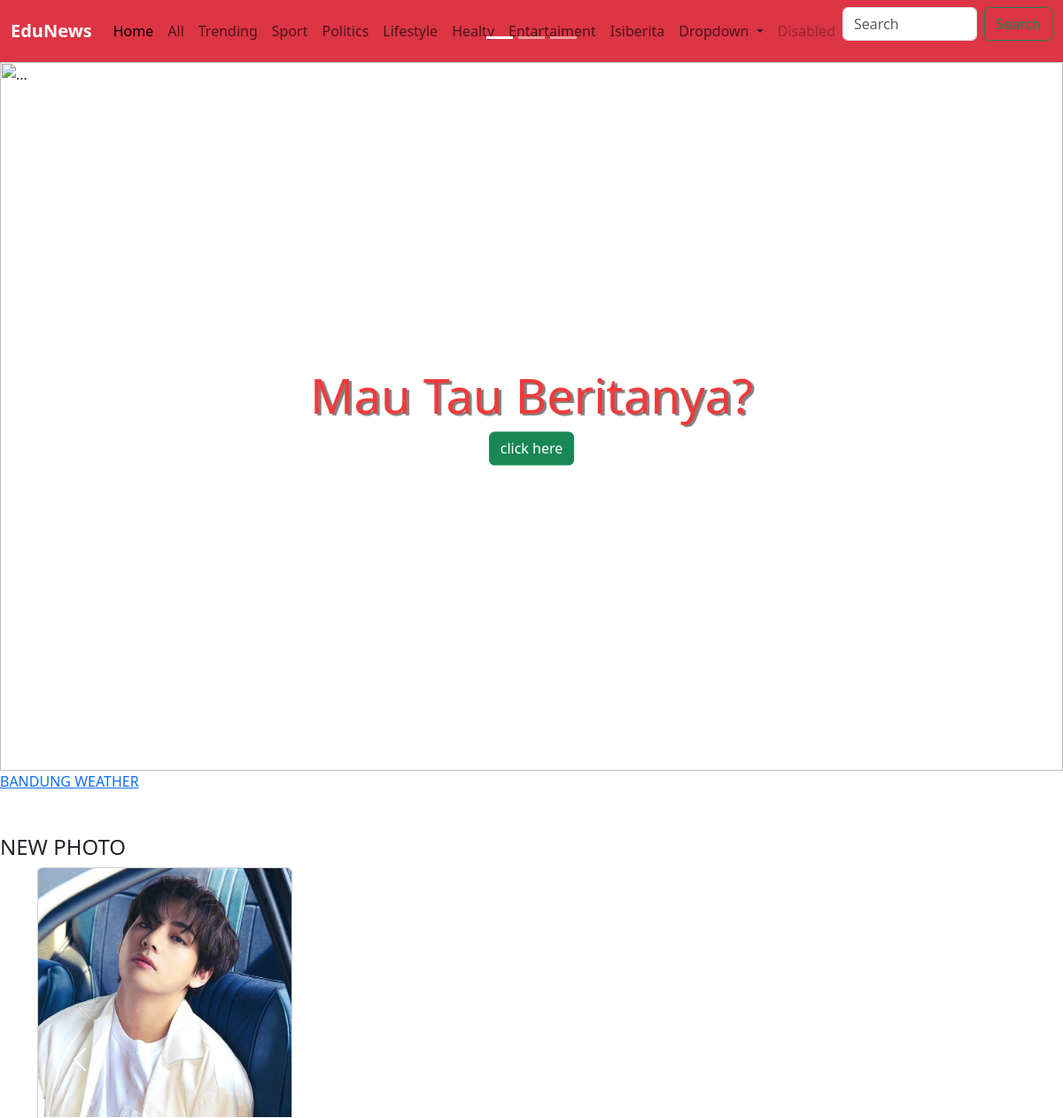
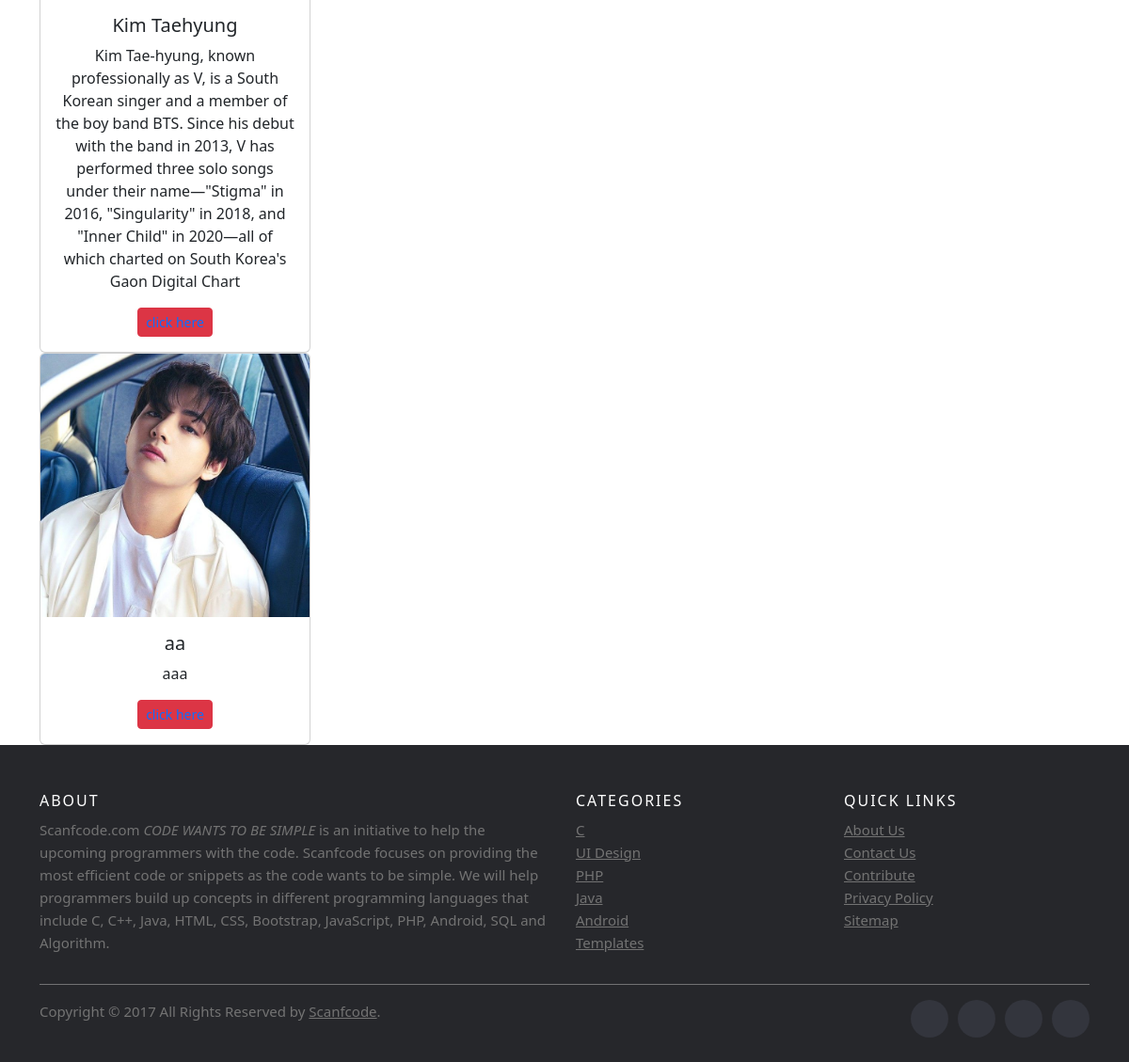
The page /trending/ on the database its author committed (2 pictures, top to bottom).
### news/models.py (models this page shows)
class berita(models.Model):
    STATUS = ('publish', 'publish'),('draft', 'draft')
    judul = models.CharField(max_length=255)
    isi = models.CharField(max_length=999)
    kategori =models.ForeignKey(kategori,on_delete=models.CASCADE)
    kategoriID = models.IntegerField(max_length=255)
    gambar =models.ImageField(upload_to='media', height_field=None,width_field=None,max_length=100)
    penulis = models.CharField(max_length=255)
    status = models.CharField(choices=STATUS, max_length=200)

### news/views.py (the view)
# urls.py: path('trending/',views.trending, name='trending'),
def trending(request):
    berita = models.berita.objects.filter(status='publish')
    kategori = models.kategori.objects.all()
    catID = 1
    if catID :
        berita = models.berita.objects.filter(kategori = catID)
    else :
        berita = models.berita.objects.filter(status = 'publish')
    context = {'beritas' : berita, 'kategori' : kategori}
    return render(request, 'menu/trending.html', context)

### news/templates/menu/trending.html (shortened to what this page needs)
{% extends 'core/base.html' %}
    {% block htmlhead %} {% load static %}
    <link rel="stylesheet" type="text/css" href="{% static 'index.css' %}" />
    {% endblock htmlhead %}
    {% block content %}
    <div id="carouselExampleIndicators" class="carousel slide">
      <div class="carousel-indicators">
        <button
          type="button"
          data-bs-target="#carouselExampleIndicators"
          data-bs-slide-to="0"
          class="active"
          aria-current="true"
          aria-label="Slide 1"
        ></button>
        <button
          type="button"
          data-bs-target="#carouselExampleIndicators"
          data-bs-slide-to="1"
          aria-label="Slide 2"
        ></button>
        <button
          type="button"
          data-bs-target="#carouselExampleIndicators"
          data-bs-slide-to="2"
          aria-label="Slide 3"
        ></button>
      </div>
      </div>
      <div class="carousel-inner">
        <div class="carousel-item active">
          <img
            src="https://cdn0-production-images-kly.akamaized.net/YrF-PaHKvQ51DKxKK4zB3iYTWlk=/500x0/smart/filters:quality(75):strip_icc():format(jpeg)/kly-media-production/medias/4204068/original/054464400_1666765945-1666762846962_1280x720_px__1_.jpg"
            class="d-block w-100"
            alt="..."
          />
          <div
            style="
              text-align: center;
              position: absolute;
              top: 50%;
              left: 50%;
              transform: translate(-50%, -50%);
            "
          >
            <h1
              style="
                color: rgb(241, 58, 58);
                font-size: 340%;
                text-shadow: 3px 2px 1px grey;
              "
            >
              Mau Tau Beritanya?
            </h1>
            <button type="button" class="btn btn-success">click here</button>
          </div>
        </div>
      </div>
      <button
        class="carousel-control-prev"
        type="button"
        data-bs-target="#carouselExampleIndicators"
        data-bs-slide="prev"
      >
        <span class="carousel-control-prev-icon" aria-hidden="true"></span>
      </button>
      <button
        class="carousel-control-next"
        type="button"
        data-bs-target="#carouselExampleIndicators"
        data-bs-slide="next"
      >
        <span class="carousel-control-next-icon" aria-hidden="true"></span>
      </button>
    <a
      class="weatherwidget-io"
      href="https://forecast7.com/en/n6d92107d62/bandung/"
      data-label_1="BANDUNG"
      data-label_2="WEATHER"
      data-theme="gray"
      >BANDUNG WEATHER</a
    >
    <br /><br /><br />
    <h4>NEW PHOTO</h4>
    <div class="container text-center">
      <div class="row">
        {% for Berita in beritas %}
        <div class="col">
          <div class="card" style="width: 18rem">
            <img src="{{Berita.gambar.url}}" class="card-img-top" alt="..." />
            <div class="card-body">
              <h5 class="card-title">{{Berita.judul}}</h5>
              <p class="card-text">{{Berita.isi}}</p>
              <button type="button" class="btn btn-danger btn-sm" onclick="location.href='isiberita'"><a href="{% url 'news:isi' Berita.id %}" style="text-decoration:none ;">click here</a></button>
            </div>
          </div>
        </div>
      </div>
      {% endfor %}
    <footer class="site-footer">
      <div class="container">
        <div class="row">
          <div class="col-sm-12 col-md-6">
            <h6>About</h6>
            <p class="text-justify">
              Scanfcode.com <i>CODE WANTS TO BE SIMPLE </i> is an initiative to
              help the upcoming programmers with the code. Scanfcode focuses on
              providing the most efficient code or snippets as the code wants to
              be simple. We will help programmers build up concepts in different
              programming languages that include C, C++, Java, HTML, CSS,
              Bootstrap, JavaScript, PHP, Android, SQL and Algorithm.
            </p>
          </div>
          <div class="col-xs-6 col-md-3">
            <h6>Categories</h6>
            <ul class="footer-links">
              <li><a href="http://scanfcode.com/category/c-language/">C</a></li>
              <li>
                <a href="http://scanfcode.com/category/front-end-development/"
                  >UI Design</a
                >
              </li>
              <li>
                <a href="http://scanfcode.com/category/back-end-development/"
                  >PHP</a
                >
              </li>
              <li>
                <a
                  href="http://scanfcode.com/category/java-programming-language/"
                  >Java</a
                >
              </li>
              <li>
                <a href="http://scanfcode.com/category/android/">Android</a>
              </li>
              <li>
                <a href="http://scanfcode.com/category/templates/">Templates</a>
              </li>
            </ul>
          </div>
          <div class="col-xs-6 col-md-3">
            <h6>Quick Links</h6>
            <ul class="footer-links">
              <li><a href="http://scanfcode.com/about/">About Us</a></li>
              <li><a href="http://scanfcode.com/contact/">Contact Us</a></li>
              <li>
                <a href="http://scanfcode.com/contribute-at-scanfcode/"
                  >Contribute</a
                >
              </li>
              <li>
                <a href="http://scanfcode.com/privacy-policy/"
                  >Privacy Policy</a
                >
              </li>
              <li><a href="http://scanfcode.com/sitemap/">Sitemap</a></li>
            </ul>
          </div>
        </div>
        <hr />
      </div>
      <div class="container">
        <div class="row">
          <div class="col-md-8 col-sm-6 col-xs-12">
            <p class="copyright-text">
              Copyright &copy; 2017 All Rights Reserved by
              <a href="#">Scanfcode</a>.
            </p>
          </div>
          <div class="col-md-4 col-sm-6 col-xs-12">
            <ul class="social-icons">
              <li>
                <a class="facebook" href="#"></a>
              </li>
              <li>
                <a class="twitter" href="#"></a>
              </li>
              <li>
                <a class="dribbble" href="#"></a>
              </li>
              <li>
                <a class="linkedin" href="#"></a>
              </li>
            </ul>
          </div>
        </div>
      </div>
    </footer>
    {% endblock%}

### static/index.css (style rules this page uses)
.site-footer { background-color: #26272b; padding: 45px 0 20px; font-size: 15px; line-height: 24px; color: #737373; }
.site-footer hr { border-top-color: #bbb; opacity: 0.5; }
.site-footer h6 { color: #fff; font-size: 16px; text-transform: uppercase; margin-top: 5px; letter-spacing: 2px; }
.site-footer a { color: #737373; }
.footer-links { padding-left: 0; list-style: none; }
.footer-links li { display: block; }
.footer-links a { color: #737373; }
.site-footer .social-icons { text-align: right; }
.site-footer .social-icons a { width: 40px; height: 40px; line-height: 40px; margin-left: 6px; margin-right: 0; border-radius: 100%; background-color: #33353d; }
.copyright-text { margin: 0; }
.social-icons { padding-left: 0; margin-bottom: 0; list-style: none; }
.social-icons li { display: inline-block; margin-bottom: 4px; }
.social-icons a { background-color: #eceeef; color: #818a91; font-size: 16px; display: inline-block; line-height: 44px; width: 44px; height: 44px; text-align: center; margin-right: 8px; border-radius: 100%; -webkit-transition: all 0.2s linear; -o-transition: all 0.2s linear; transition: all 0.2s linear; }

### rows shown on the page
berita: gambar (picture), judul "Kim Taehyung", isi "Kim Tae-hyung, known professionally as V, is a South Korean singer and a member of the boy band BTS. Since his debut with the band in 2013, V has performed three solo songs under their name—\"Stigma\" in 2016, \"Singularity\" in 2018, and \"Inner Child\" in 2020—all of which charted on South Korea's Gaon Digital Chart"
berita: gambar (picture), judul "aa", isi "aaa"
